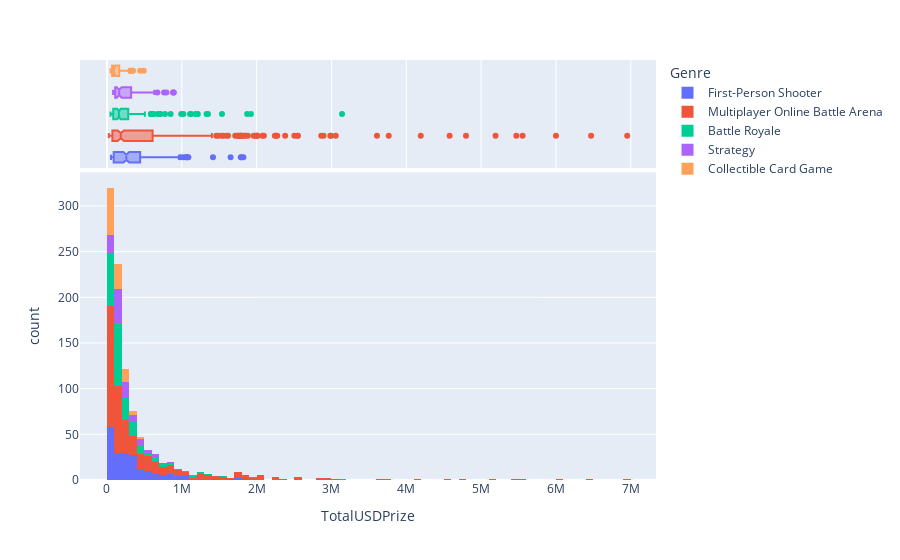

This figure's notebook cell:
### Code cell
fig = px.histogram(players_df, x="TotalUSDPrize",color="Genre",
                   marginal="box", # or violin, rug
                   hover_data=players_df.columns)
fig.show()

### Figure 1 — Plotly figure (JSON) as saved in the notebook; plotly's stock layout.template omitted (floating-point values rounded to 4 significant figures; data arrays with more than 128 entries replaced by an {"elided": "..."} marker saying what was removed)
{"data": [{"alignmentgroup": "True", "bingroup": "x", "hovertemplate": "Genre=First-Person Shooter<br>TotalUSDPrize=%{x}<br>count=%{y}<extra></extra>", "legendgroup": "First-Person Shooter", "marker": {"color": "#636efa", "pattern": {"shape": ""}}, "name": "First-Person Shooter", "offsetgroup": "First-Person Shooter", "orientation": "v", "showlegend": true, "type": "histogram", "x": {"elided": "200 float values"}, "xaxis": "x", "yaxis": "y"}, {"alignmentgroup": "True", "customdata": {"elided": "200x7 mixed values"}, "hovertemplate": "Genre=%{customdata[6]}<br>TotalUSDPrize=%{x}<br>PlayerId=%{customdata[0]}<br>NameFirst=%{customdata[1]}<br>NameLast=%{customdata[2]}<br>CurrentHandle=%{customdata[3]}<br>CountryCode=%{customdata[4]}<br>Game=%{customdata[5]}<extra></extra>", "legendgroup": "First-Person Shooter", "marker": {"color": "#636efa"}, "name": "First-Person Shooter", "notched": true, "offsetgroup": "First-Person Shooter", "showlegend": false, "type": "box", "x": {"elided": "200 float values"}, "xaxis": "x2", "yaxis": "y2"}, {"alignmentgroup": "True", "bingroup": "x", "hovertemplate": "Genre=Multiplayer Online Battle Arena<br>TotalUSDPrize=%{x}<br>count=%{y}<extra></extra>", "legendgroup": "Multiplayer Online Battle Arena", "marker": {"color": "#EF553B", "pattern": {"shape": ""}}, "name": "Multiplayer Online Battle Arena", "offsetgroup": "Multiplayer Online Battle Arena", "orientation": "v", "showlegend": true, "type": "histogram", "x": {"elided": "400 float values"}, "xaxis": "x", "yaxis": "y"}, {"alignmentgroup": "True", "customdata": {"elided": "400x7 mixed values"}, "hovertemplate": "Genre=%{customdata[6]}<br>TotalUSDPrize=%{x}<br>PlayerId=%{customdata[0]}<br>NameFirst=%{customdata[1]}<br>NameLast=%{customdata[2]}<br>CurrentHandle=%{customdata[3]}<br>CountryCode=%{customdata[4]}<br>Game=%{customdata[5]}<extra></extra>", "legendgroup": "Multiplayer Online Battle Arena", "marker": {"color": "#EF553B"}, "name": "Multiplayer Online Battle Arena", "notched": true, "offsetgroup": "Multiplayer Online Battle Arena", "showlegend": false, "type": "box", "x": {"elided": "400 float values"}, "xaxis": "x2", "yaxis": "y2"}, {"alignmentgroup": "True", "bingroup": "x", "hovertemplate": "Genre=Battle Royale<br>TotalUSDPrize=%{x}<br>count=%{y}<extra></extra>", "legendgroup": "Battle Royale", "marker": {"color": "#00cc96", "pattern": {"shape": ""}}, "name": "Battle Royale", "offsetgroup": "Battle Royale", "orientation": "v", "showlegend": true, "type": "histogram", "x": {"elided": "200 float values"}, "xaxis": "x", "yaxis": "y"}, {"alignmentgroup": "True", "customdata": {"elided": "200x7 mixed values"}, "hovertemplate": "Genre=%{customdata[6]}<br>TotalUSDPrize=%{x}<br>PlayerId=%{customdata[0]}<br>NameFirst=%{customdata[1]}<br>NameLast=%{customdata[2]}<br>CurrentHandle=%{customdata[3]}<br>CountryCode=%{customdata[4]}<br>Game=%{customdata[5]}<extra></extra>", "legendgroup": "Battle Royale", "marker": {"color": "#00cc96"}, "name": "Battle Royale", "notched": true, "offsetgroup": "Battle Royale", "showlegend": false, "type": "box", "x": {"elided": "200 float values"}, "xaxis": "x2", "yaxis": "y2"}, {"alignmentgroup": "True", "bingroup": "x", "hovertemplate": "Genre=Strategy<br>TotalUSDPrize=%{x}<br>count=%{y}<extra></extra>", "legendgroup": "Strategy", "marker": {"color": "#ab63fa", "pattern": {"shape": ""}}, "name": "Strategy", "offsetgroup": "Strategy", "orientation": "v", "showlegend": true, "type": "histogram", "x": [893300.0, 886800.0, 883100.0, 794600.0, 762437, 673200.0, 631800.0, 628000.0, 616400.0, 558100.0, 523800.0, 509800.0, 479300.0, 475900.0, 451900.0, 427200.0, 415100.0, 407200.0, 405000.0, 388900.0, 377100.0, 372800.0, 371700.0, 363300.0, 341100.0, 304300.0, 303700.0, 298600.0, 289700.0, 288300.0, 288200.0, 282100.0, 280300.0, 265900.0, 264100.0, 261900.0, 243000.0, 236700.0, 233800.0, 227000.0, 224800.0, 218900.0, 212400.0, 204100.0, 189800.0, 184800.0, 183600.0, 177700.0, 172900.0, 167400.0, 158100.0, 155800.0, 153100.0, 150600.0, 149000.0, 148800.0, 148600.0, 147500.0, 147400.0, 143900.0, 142400.0, 141900.0, 141700.0, 134300.0, 133900.0, 132300.0, 130600.0, 127700.0, 125200.0, 115100.0, 114400.0, 114300.0, 111600.0, 111500.0, 109700.0, 109400.0, 108000.0, 103800.0, 102900.0, 102700.0, 100300.0, 97740.0, 96600.0, 96030.0, 94910.0, 94860.0, 93900.0, 93870.0, 93780.0, 92280.0, 91850.0, 90450.0, 90150.0, 89730.0, 86630.0, 84790.0, 84200.0, 84120.0, 83620.0, 81800.0], "xaxis": "x", "yaxis": "y"}, {"alignmentgroup": "True", "customdata": {"elided": "100x7 mixed values"}, "hovertemplate": "Genre=%{customdata[6]}<br>TotalUSDPrize=%{x}<br>PlayerId=%{customdata[0]}<br>NameFirst=%{customdata[1]}<br>NameLast=%{customdata[2]}<br>CurrentHandle=%{customdata[3]}<br>CountryCode=%{customdata[4]}<br>Game=%{customdata[5]}<extra></extra>", "legendgroup": "Strategy", "marker": {"color": "#ab63fa"}, "name": "Strategy", "notched": true, "offsetgroup": "Strategy", "showlegend": false, "type": "box", "x": [893300.0, 886800.0, 883100.0, 794600.0, 762437, 673200.0, 631800.0, 628000.0, 616400.0, 558100.0, 523800.0, 509800.0, 479300.0, 475900.0, 451900.0, 427200.0, 415100.0, 407200.0, 405000.0, 388900.0, 377100.0, 372800.0, 371700.0, 363300.0, 341100.0, 304300.0, 303700.0, 298600.0, 289700.0, 288300.0, 288200.0, 282100.0, 280300.0, 265900.0, 264100.0, 261900.0, 243000.0, 236700.0, 233800.0, 227000.0, 224800.0, 218900.0, 212400.0, 204100.0, 189800.0, 184800.0, 183600.0, 177700.0, 172900.0, 167400.0, 158100.0, 155800.0, 153100.0, 150600.0, 149000.0, 148800.0, 148600.0, 147500.0, 147400.0, 143900.0, 142400.0, 141900.0, 141700.0, 134300.0, 133900.0, 132300.0, 130600.0, 127700.0, 125200.0, 115100.0, 114400.0, 114300.0, 111600.0, 111500.0, 109700.0, 109400.0, 108000.0, 103800.0, 102900.0, 102700.0, 100300.0, 97740.0, 96600.0, 96030.0, 94910.0, 94860.0, 93900.0, 93870.0, 93780.0, 92280.0, 91850.0, 90450.0, 90150.0, 89730.0, 86630.0, 84790.0, 84200.0, 84120.0, 83620.0, 81800.0], "xaxis": "x2", "yaxis": "y2"}, {"alignmentgroup": "True", "bingroup": "x", "hovertemplate": "Genre=Collectible Card Game<br>TotalUSDPrize=%{x}<br>count=%{y}<extra></extra>", "legendgroup": "Collectible Card Game", "marker": {"color": "#FFA15A", "pattern": {"shape": ""}}, "name": "Collectible Card Game", "offsetgroup": "Collectible Card Game", "orientation": "v", "showlegend": true, "type": "histogram", "x": [491400.0, 442900.0, 347798, 341900.0, 316800.0, 313000.0, 296700.0, 293300.0, 291100.0, 284400.0, 279875, 273700.0, 269100.0, 238550, 238010, 229500.0, 227550, 220400.0, 210400.0, 204000.0, 193900.0, 171800.0, 170000.0, 167600.0, 165300.0, 162000.0, 156100.0, 155800.0, 153200.0, 153100.0, 151100.0, 139400.0, 136500.0, 135200.0, 133715, 131560, 125500.0, 122200.0, 121700.0, 121300.0, 121200.0, 117500.0, 114725, 110925, 110100.0, 106300.0, 102900.0, 100800.0, 97590.0, 97479, 96720.0, 94073, 91550, 89350.0, 89250, 87640.0, 86250, 84196, 83370.0, 82410.0, 81932, 80920.0, 80340.0, 79670.0, 78375, 77940.0, 77430.0, 76675, 76350.0, 74380.0, 73575, 72640.0, 70750, 70216, 69490.0, 68160.0, 67950, 67100.0, 66840.0, 66730.0, 65700.0, 64140.0, 63000, 62700.0, 62450.0, 60170.0, 59310.0, 58436, 56250, 54812, 54320.0, 53530.0, 52375, 51230.0, 51060.0, 50730.0, 50450.0, 49300, 48550, 47970.0], "xaxis": "x", "yaxis": "y"}, {"alignmentgroup": "True", "customdata": {"elided": "100x7 mixed values"}, "hovertemplate": "Genre=%{customdata[6]}<br>TotalUSDPrize=%{x}<br>PlayerId=%{customdata[0]}<br>NameFirst=%{customdata[1]}<br>NameLast=%{customdata[2]}<br>CurrentHandle=%{customdata[3]}<br>CountryCode=%{customdata[4]}<br>Game=%{customdata[5]}<extra></extra>", "legendgroup": "Collectible Card Game", "marker": {"color": "#FFA15A"}, "name": "Collectible Card Game", "notched": true, "offsetgroup": "Collectible Card Game", "showlegend": false, "type": "box", "x": [491400.0, 442900.0, 347798, 341900.0, 316800.0, 313000.0, 296700.0, 293300.0, 291100.0, 284400.0, 279875, 273700.0, 269100.0, 238550, 238010, 229500.0, 227550, 220400.0, 210400.0, 204000.0, 193900.0, 171800.0, 170000.0, 167600.0, 165300.0, 162000.0, 156100.0, 155800.0, 153200.0, 153100.0, 151100.0, 139400.0, 136500.0, 135200.0, 133715, 131560, 125500.0, 122200.0, 121700.0, 121300.0, 121200.0, 117500.0, 114725, 110925, 110100.0, 106300.0, 102900.0, 100800.0, 97590.0, 97479, 96720.0, 94073, 91550, 89350.0, 89250, 87640.0, 86250, 84196, 83370.0, 82410.0, 81932, 80920.0, 80340.0, 79670.0, 78375, 77940.0, 77430.0, 76675, 76350.0, 74380.0, 73575, 72640.0, 70750, 70216, 69490.0, 68160.0, 67950, 67100.0, 66840.0, 66730.0, 65700.0, 64140.0, 63000, 62700.0, 62450.0, 60170.0, 59310.0, 58436, 56250, 54812, 54320.0, 53530.0, 52375, 51230.0, 51060.0, 50730.0, 50450.0, 49300, 48550, 47970.0], "xaxis": "x2", "yaxis": "y2"}], "layout": {"autosize": true, "barmode": "relative", "legend": {"title": {"text": "Genre"}, "tracegroupgap": 0}, "margin": {"t": 60}, "xaxis": {"anchor": "y", "autorange": true, "domain": [0, 1], "range": [-360700.0, 7338000.0], "title": {"text": "TotalUSDPrize"}, "type": "linear"}, "xaxis2": {"anchor": "y2", "autorange": true, "domain": [0, 1], "matches": "x", "range": [-360700.0, 7338000.0], "showgrid": true, "showticklabels": false, "type": "linear"}, "yaxis": {"anchor": "x", "autorange": true, "domain": [0, 0.7326], "range": [0, 336.8], "title": {"text": "count"}}, "yaxis2": {"anchor": "x2", "autorange": true, "domain": [0.7426, 1], "matches": "y2", "range": [-0.5, 4.5], "showgrid": false, "showline": false, "showticklabels": false, "ticks": "", "type": "category"}}}
